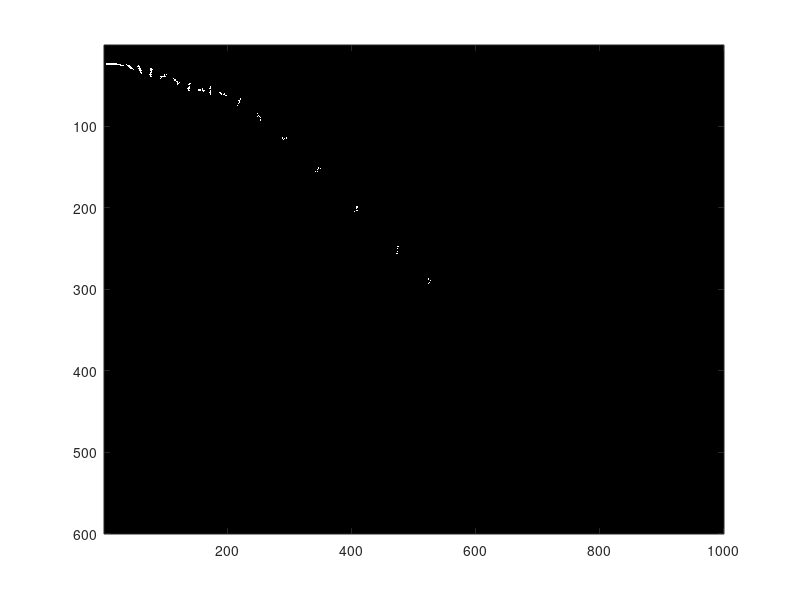

This chart was generated by the following MATLAB code:
% create test image consisting of line segments
numRows = 600;
numCols = 1000;
barWidth = 3;
barLength = 15;
img = zeros(numRows,numCols);

bar = ones(barWidth,barLength);
orientations = 0:10:170;
colshift = 0;
rshift = 0;
c0 = floor((barLength+1)/2);
r0 = floor((barWidth+1)/2);

r = 24;
c = 12;

for i = 1:numel(orientations)
    orientation = orientations(i);
    % rotate
    if(orientation>0)
        orientation = 180 - orientation;
        bar = imrotate(bar,orientation);
    end

    [rows cols] = find(bar);
    rShift = r - r0;
    cShift = c - c0;

    % shift and place in img
    rows = rows + rShift
    cols = cols + cShift
    pixelInd = sub2ind([numRows numCols],rows,cols);
    img(pixelInd) = 1;
    
    c = c + 15;
end

figure(22)
imagesc(img)
colormap('gray')

imwrite(img,'testImgLines2.png','png')
